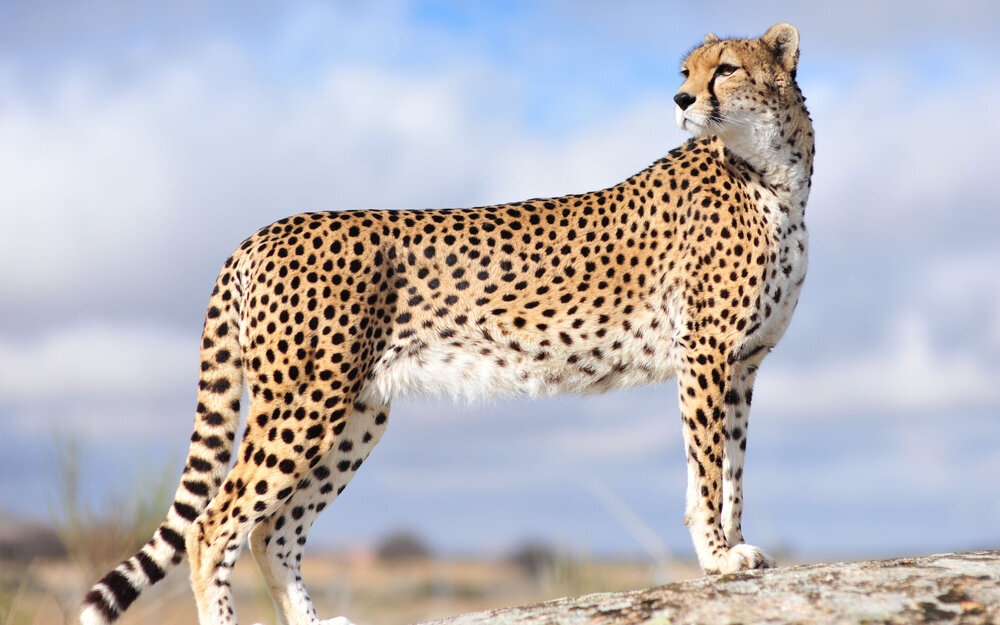
#> input picture images/cheetah.jpg, 1000 x 625 px
$ jupyter execute --allow-errors image_labeling.ipynb
#> lines starting #> are read from the running program, lines starting #| are printed output that depends on the picture
[cell 1]
import cv2
import numpy as np

[cell 2]
def showpic(newimg, title='Image'):
    cv2.namedWindow(title, cv2.WINDOW_NORMAL)
    cv2.imshow(title, newimg)

def closewin(ms=0):
    cv2.waitKey(ms)
    cv2.destroyAllWindows()

#> (a cell that did not finish here is left out)

[cell 4]
img = cv2.imread('./images/cheetah.jpg')
#> img is the input picture: shape (625, 1000, 3); mean B, G, R 188.1, 182.6, 185.2
resized = cv2.resize(img, (244,244))
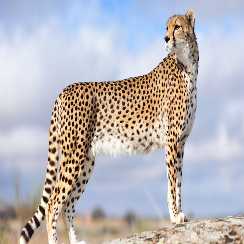
#> resized: shape (244, 244, 3); mean B, G, R 188, 182.6, 185.2
'''
showpic(img, 'Original Image')
showpic(resized, 'Resized Image')
closewin()
'''
blob = cv2.dnn.blobFromImage(resized, 1, (244,244))

#> (the rest of this cell did not finish here and is left out)
